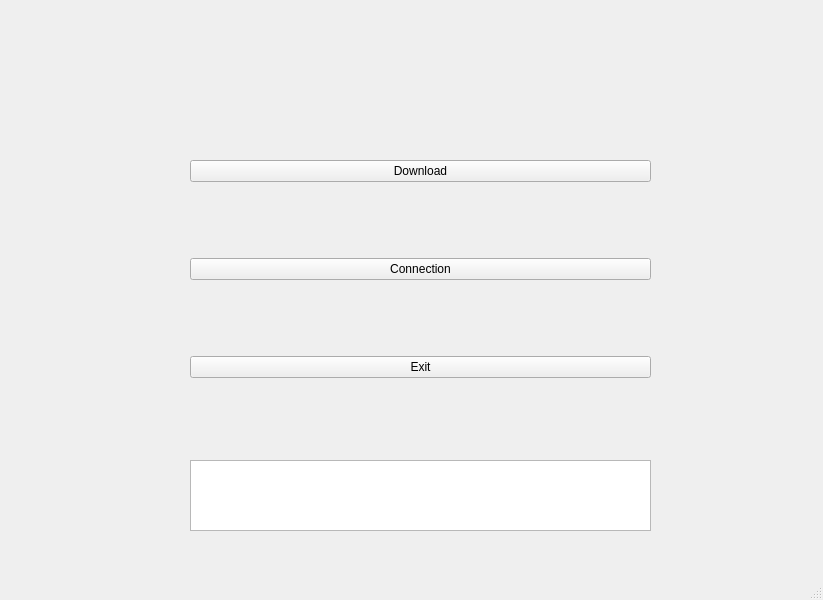
<?xml version="1.0" encoding="UTF-8"?>
<ui version="4.0">
    <class>MainWindow</class>
    <widget class="QMainWindow" name="MainWindow">
        <property name="geometry">
            <rect>
                <x>0</x>
                <y>0</y>
                <width>823</width>
                <height>600</height>
            </rect>
        </property>
        <property name="windowTitle">
            <string>Android Service Uninstaller</string>
        </property>
        <widget class="QWidget" name="centralwidget">
            <widget class="QWidget" name="verticalLayoutWidget">
                <property name="geometry">
                    <rect>
                        <x>190</x>
                        <y>90</y>
                        <width>461</width>
                        <height>361</height>
                    </rect>
                </property>
                <layout class="QVBoxLayout" name="verticalLayout">
                    <item>
                        <widget class="QPushButton" name="dwn_btn">
                            <property name="text">
                                <string>Download</string>
                            </property>
                        </widget>
                    </item>
                    <item>
                        <widget class="QPushButton" name="con_btn">
                            <property name="text">
                                <string>Connection</string>
                            </property>
                        </widget>
                    </item>
                    <item>
                        <widget class="QPushButton" name="exit_btn">
                            <property name="text">
                                <string>Exit</string>
                            </property>
                        </widget>
                    </item>
                </layout>
            </widget>
            <widget class="QTextEdit" name="con_output">
                <property name="geometry">
                    <rect>
                        <x>190</x>
                        <y>460</y>
                        <width>461</width>
                        <height>71</height>
                    </rect>
                </property>
            </widget>
        </widget>
        <widget class="QMenuBar" name="menubar">
            <property name="geometry">
                <rect>
                    <x>0</x>
                    <y>0</y>
                    <width>823</width>
                    <height>22</height>
                </rect>
            </property>
        </widget>
        <widget class="QStatusBar" name="statusbar"/>
    </widget>
    <resources/>
    <connections/>
</ui>
